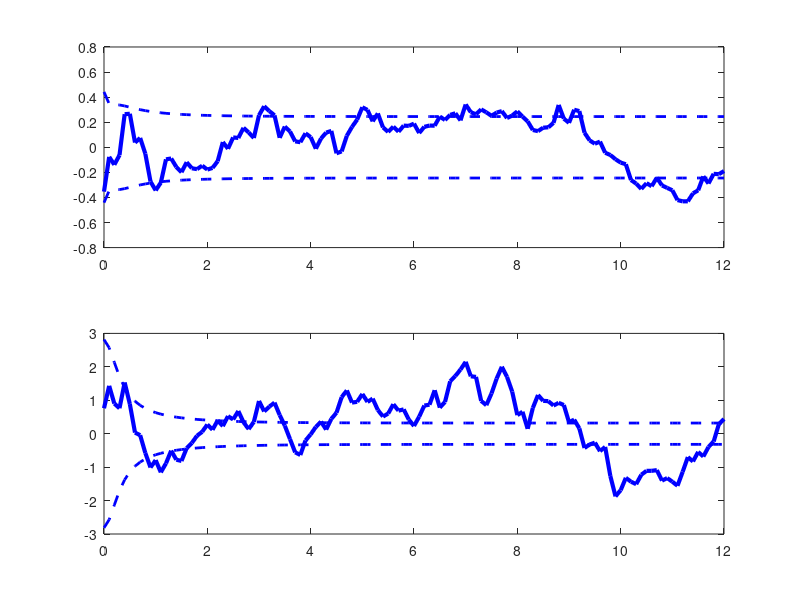
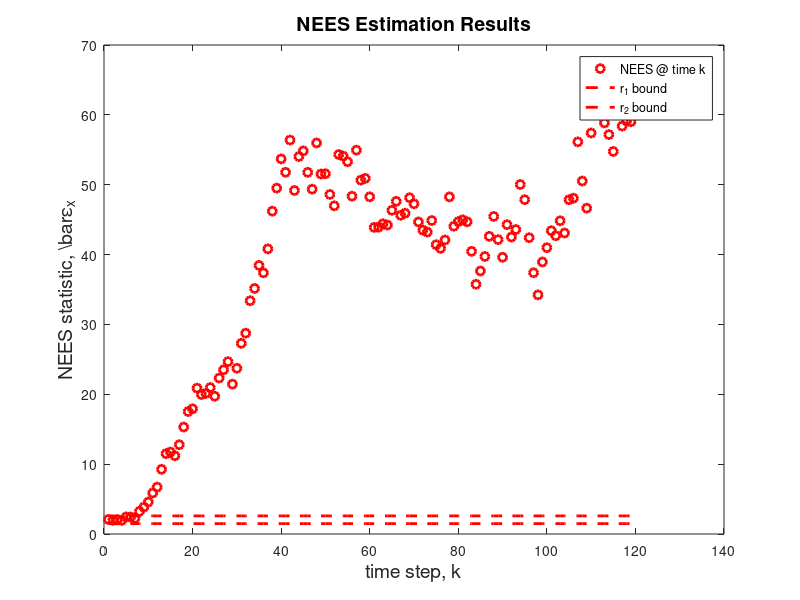
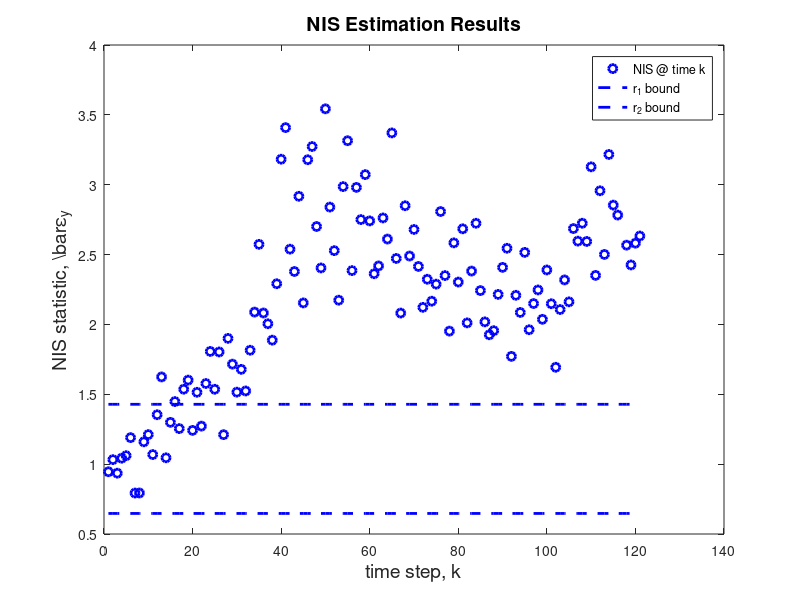

Write MATLAB code to recreate these figures, in order.
%Lec29_1Drobotstatefilter.m
%%What happens if we use wrong process noise model and/or dynamics?
%%-->look at NEES and NIS results
%%%CASES: look at
%%%--just ~right: Qkf = Qtrue or close (e.g. ignoring off diagonals)
%%%--too pessimistic: Qkf = diag([0.5 1]) when Wtilde = 1
%%%--too optimisitic: Qkf = diag([5e-6 1e-4]) when Wtilde = 1; 

clc,clear,close all
rng(100)

m0 = [0,0];
P0 = 2*eye(2);


%%True CT Model spec

%%%---Model A: simple NCV kinematics, no velocity drag terms
A = [0 1;
     0 0];
B = [0;1];
Gamma = [0;1];
C = [1 0];
Wtilde = 1; % *ACTUAL* AWG process noise intensity: (m/s^2)^2
Vtilde = 0.005; %AWG measurement noise intensity: m^2

%%%---Model B: NCV kinematics with velocity drag term
% bdrag = -2; 
% A = [0  1;
%      0 bdrag];
% B = [0;1];
% Gamma = [0;1];
% C = [1 0];
% Wtilde = 0.05; % *ACTUAL* AWG process noise intensity: (m/s^2)^2
% Vtilde = 0.005; %AWG measurement noise intensity: m^2


CTsys = ss(A,B,C,0);
%%DT model conversion
deltaT = 0.1

%%Use c2d to cheat/convert parts of model
% %F = [1 deltaT;
% %     0  1];
% %G = [0.5*deltaT^2;
% %       deltaT];
% %H = C;
DTsys = c2d(CTsys,deltaT,'zoh');
F = DTsys.a;
G = DTsys.b;
H = DTsys.c;

%%Use Van Loan method to find covariance of process noise
M = deltaT*[-A, Gamma*Wtilde*Gamma';
            zeros(size(A)), A']
matrexp_M = expm(M)        
invFQblock = matrexp_M(1:2,3:4);
Qtrue = F*invFQblock
%%Find the measurement noise covariance
Rtrue = Vtilde / deltaT


%%Open-loop Control input
tvec = 0:deltaT:12;
u = 2*cos(0.75*tvec); %acceleration input

%% Run chi-square tests on simulated filtering runs:
%%Specify KF model of dynamics:
%%% *----* MAY BE MISMATCHED TO ACTUAL SYSTEM MODEL !!! *----*%%%
Fkf = [1 deltaT;
    0     1];
Gkf =  [0.5*deltaT^2;
        deltaT];
Hkf = [1 0];

%%%***Specify assumed DT noise covariances for KF:
%%%MAY BE MISMATCHED TO ACTUAL VALUES !!! ***
Qkf = diag([5e-3 1e-3 ]);% diag([0.5 1])% Qtrue;%  %%treat this as the main tuning knob
Rkf = Rtrue; %%assume we can get this from sensor specs

Nsimruns = 50
NEESsamps = zeros(Nsimruns,length(tvec));
NISsamps = zeros(Nsimruns,length(tvec));

for ss=1:Nsimruns
    %%%1. %%Generate true trajectory and measurements from system
    
    xk_truehist = zeros(2,length(tvec));
    ykhist = zeros(1,length(tvec));
    xk = mvnrnd(m0,P0); %sample initial robot state
    for jj=1:length(tvec)
        
        wk = mvnrnd(zeros(1,2),Qtrue);
        xkp1 = F*xk' + G*u(jj) + wk';
        vkp1 = mvnrnd(zeros(1,1),Rtrue)';
        ykp1 = H*xkp1 + vkp1;
        
        xk_truehist(:,jj) = xkp1;
        ykhist(:,jj) = ykp1;
        xk = xkp1';
    end
    
    %%% 2. Kalman Filter equations with simple NCV model
    
    %%Run the Kalman filter updates
    mk = m0;
    Pk = P0;
    mk_filt_hist = zeros(2,length(tvec));
    Pk_filt_hist = zeros(2,2,length(tvec));
    innovk_hist = zeros(1,length(tvec));
    Pyyk_hist = zeros(1,1,length(tvec)); %%store measurement innovation covar
    NEESsshist = zeros(1,length(tvec));
    NISsshist = zeros(1,length(tvec));
    for jj=1:length(tvec)
        
        %%Perform prediction step
        mkp1_minus = F*mk' + G*u(jj);
        Pkp1_minus = F*Pk*F' + Qkf;
        
        %%Compute Kalman gain
        Pyykp1 = H*Pkp1_minus*H' + Rtrue;
        Pyykp1 = 0.5*(Pyykp1 + Pyykp1');
        Kkp1 = Pkp1_minus*H'/(H*Pkp1_minus*H' + Rtrue);
        %%Perform measurement update step
        ykp1_report = ykhist(:,jj); %simulate the reporting of data from sensor
        ykp1_pred = H*mkp1_minus; %predicted measurement
        innov_kp1 = ykp1_report - ykp1_pred; %compute meas innovation
        mkp1_plus = mkp1_minus + Kkp1*innov_kp1; %compute update to state mean
        Pkp1_plus = (eye(2) - Kkp1*H)*Pkp1_minus; %compute update to covar
        
        mk = mkp1_plus';
        mk_filt_hist(:,jj) = mkp1_plus;
        Pk = Pkp1_plus;
        Pk_filt_hist(:,:,jj)= Pkp1_plus;
        innovk_hist(:,jj) = innov_kp1;
        
        %%Compute and store NEES and NIS statistics:
        invPkp1 = inv(Pkp1_plus);
        invPyykp1 = inv(Pyykp1);
        NEESsshist(jj) = ...
            (xk_truehist(:,jj) - mkp1_plus)'*invPkp1*(xk_truehist(:,jj) - mkp1_plus);
        NISsshist(jj) = innov_kp1'*invPyykp1*innov_kp1;                
    end
    NEESsamps(ss,:) = NEESsshist;
    NISsamps(ss,:) = NISsshist;
    
    %%sanity check:
    %Plot state estimation errors versus time
    figure(5),
    clf
    subplot(211)
    plot(tvec,xk_truehist(1,:)-mk_filt_hist(1,:),'b','LineWidth',3), hold on
    plot(tvec,2*sqrt(squeeze(Pk_filt_hist(1,1,:))'),'b--','LineWidth',2)
    plot(tvec,-2*sqrt(squeeze(Pk_filt_hist(1,1,:))'),'b--','LineWidth',2)
    subplot(212)
    plot(tvec,xk_truehist(2,:)-mk_filt_hist(2,:),'b','LineWidth',3), hold on
    plot(tvec,2*sqrt(squeeze(Pk_filt_hist(2,2,:))'),'b--','LineWidth',2)
    plot(tvec,-2*sqrt(squeeze(Pk_filt_hist(2,2,:))'),'b--','LineWidth',2)
    
end

%%DO NEES TEST:
epsNEESbar = mean(NEESsamps,1);
alphaNEES = 0.05; %%significance level
Nnx = Nsimruns*length(Fkf);
%%compute intervals:
r1x = chi2inv(alphaNEES/2, Nnx )./ Nsimruns
r2x = chi2inv(1-alphaNEES/2, Nnx )./ Nsimruns
figure(80)
plot(epsNEESbar,'ro','MarkerSize',6,'LineWidth',2),hold on
plot(r1x*ones(size(epsNEESbar)),'r--','LineWidth',2)
plot(r2x*ones(size(epsNEESbar)),'r--','LineWidth',2)
ylabel('NEES statistic, \bar{\epsilon}_x','FontSize',14)
xlabel('time step, k','FontSize',14)
title('NEES Estimation Results','FontSize',14)
legend('NEES @ time k', 'r_1 bound', 'r_2 bound')

%%DO NIS TEST:
epsNISbar = mean(NISsamps,1);
alphaNIS = 0.05; 
Nny = Nsimruns*size(H,1);
%%compute intervals:
r1y = chi2inv(alphaNIS/2, Nny )./ Nsimruns
r2y = chi2inv(1-alphaNIS/2, Nny )./ Nsimruns
figure(90)
plot(epsNISbar,'bo','MarkerSize',6,'LineWidth',2),hold on
plot(r1y*ones(size(epsNISbar)),'b--','LineWidth',2)
plot(r2y*ones(size(epsNISbar)),'b--','LineWidth',2)
ylabel('NIS statistic, \bar{\epsilon}_y','FontSize',14)
xlabel('time step, k','FontSize',14)
title('NIS Estimation Results','FontSize',14)
legend('NIS @ time k', 'r_1 bound', 'r_2 bound')

% figure(1), 
% suptitle(['1D Robot State Filtering Results for \Delta t = ',num2str(deltaT)])
% subplot(211)
% plot(tvec,mk_filt_hist(1,:),'b','LineWidth',3), hold on
% plot(tvec,mk_filt_hist(1,:)+2*sqrt(squeeze(Pk_filt_hist(1,1,:))'),'b--','LineWidth',2)
% plot(tvec,mk_filt_hist(1,:)-2*sqrt(squeeze(Pk_filt_hist(1,1,:))'),'b--','LineWidth',2)
% xlabel('time step, k','FontSize',18), ylabel('\xi_k (m)','FontSize',18),
% plot(tvec,xk_truehist(1,:),'k-o','LineWidth',1.5)
% %%%compare to prediction results
% plot(tvec,mk_pred_hist(1,:),'c','LineWidth',1.5), hold on
% plot(tvec,mk_pred_hist(1,:)+2*sqrt(squeeze(Pk_pred_hist(1,1,:))'),'c--','LineWidth',1.5)
% plot(tvec,mk_pred_hist(1,:)-2*sqrt(squeeze(Pk_pred_hist(1,1,:))'),'c--','LineWidth',1.5)
% ylim([-10 10])
% %%plot raw sensor data
% plot(tvec,ykhist(1,:),'kx','LineWidth',1.5,'MarkerSize',7)
% legend('filter mean \xi(k)','filter 2\sigma bounds','','truth',...
%         'mean pred \xi(k)','pred 2\sigma bounds','','y_k sensor data')
% 
% subplot(212)
% plot(tvec,mk_filt_hist(2,:),'r','LineWidth',3), hold on
% plot(tvec,mk_filt_hist(2,:)+2*sqrt(squeeze(Pk_filt_hist(2,2,:))'),'r--','LineWidth',2)
% plot(tvec,mk_filt_hist(2,:)-2*sqrt(squeeze(Pk_filt_hist(2,2,:))'),'r--','LineWidth',2)
% xlabel('time step, k','FontSize',18), ylabel('dot \xi_k (m/s)','FontSize',18),
% legend('mean dot \xi(k)','2\sigma bounds')
% plot(tvec,xk_truehist(2,:),'k-o','LineWidth',1.5)
% %%%compare to prediction results
% plot(tvec,mk_pred_hist(2,:),'m','LineWidth',1.5), hold on
% plot(tvec,mk_pred_hist(2,:)+2*sqrt(squeeze(Pk_pred_hist(1,1,:))'),'m--','LineWidth',1.5)
% plot(tvec,mk_pred_hist(2,:)-2*sqrt(squeeze(Pk_pred_hist(1,1,:))'),'m--','LineWidth',1.5)
% legend('filter mean dot \xi(k)','filter 2\sigma bounds','','truth',...
%         'mean pred dot \xi(k)','pred 2\sigma bounds','')
% ylim([-10 10])
% 
% %%Plot state estimation errors versus time
% figure(5), 
% suptitle(['1D Robot State Estimation Errors for \Delta t = ',num2str(deltaT)])
% subplot(211)
% plot(tvec,xk_truehist(1,:)-mk_filt_hist(1,:),'b','LineWidth',3), hold on
% plot(tvec,xk_truehist(1,:)-mk_filt_hist(1,:)+2*sqrt(squeeze(Pk_filt_hist(1,1,:))'),'b--','LineWidth',2)
% plot(tvec,xk_truehist(1,:)-mk_filt_hist(1,:)-2*sqrt(squeeze(Pk_filt_hist(1,1,:))'),'b--','LineWidth',2)
% xlabel('time step, k','FontSize',18), ylabel('\xi_k error (m)','FontSize',18),
% %%%compare to prediction results
% plot(tvec,xk_truehist(1,:)-mk_pred_hist(1,:),'c','LineWidth',1.5), hold on
% plot(tvec,xk_truehist(1,:)-mk_pred_hist(1,:)+2*sqrt(squeeze(Pk_pred_hist(1,1,:))'),'c--','LineWidth',1.5)
% plot(tvec,xk_truehist(1,:)-mk_pred_hist(1,:)-2*sqrt(squeeze(Pk_pred_hist(1,1,:))'),'c--','LineWidth',1.5)
% plot(tvec,zeros(length(xk_truehist(1,:))),'k-o')
% legend('filter error \xi(k)','filter 2\sigma bounds','',...
%         'pred error \xi(k)','pred 2\sigma bounds','','truth')
% ylim([-12 12])
% 
% subplot(212)
% plot(tvec,xk_truehist(2,:)-mk_filt_hist(2,:),'r','LineWidth',3), hold on
% plot(tvec,xk_truehist(2,:)-mk_filt_hist(2,:)+2*sqrt(squeeze(Pk_filt_hist(2,2,:))'),'r--','LineWidth',2)
% plot(tvec,xk_truehist(2,:)-mk_filt_hist(2,:)-2*sqrt(squeeze(Pk_filt_hist(2,2,:))'),'r--','LineWidth',2)
% xlabel('time step, k','FontSize',18), ylabel('dot \xi_k error (m/s)','FontSize',18),
% %%%compare to prediction results
% plot(tvec,xk_truehist(2,:)-mk_pred_hist(2,:),'m','LineWidth',1.5), hold on
% plot(tvec,xk_truehist(2,:)-mk_pred_hist(2,:)+2*sqrt(squeeze(Pk_pred_hist(1,1,:))'),'m--','LineWidth',1.5)
% plot(tvec,xk_truehist(2,:)-mk_pred_hist(2,:)-2*sqrt(squeeze(Pk_pred_hist(1,1,:))'),'m--','LineWidth',1.5)
% plot(tvec,zeros(length(xk_truehist(2,:))),'k-o')
% legend('filter error dot \xi(k)','filter 2\sigma bounds','',...
%         'pred error dot \xi(k)','pred 2\sigma bounds','','truth')
% ylim([-12 12])
% 
% figure(6)
% subplot(211)
% plot(tvec,xk_truehist(1,:),'k-o','LineWidth',1.5), hold on
% plot(tvec,ykhist(1,:),'rx','LineWidth',1.5,'MarkerSize',7)
% legend('true pos','y meas')
% xlabel('time step, k','FontSize',18), ylabel('\xi_k (m/s)','FontSize',18),
% subplot(212)
% plot(tvec,xk_truehist(2,:),'k-o','LineWidth',1.5), hold on
% legend('true vel')
% xlabel('time step, k','FontSize',18), ylabel('dot \xi_k (m/s)','FontSize',18),